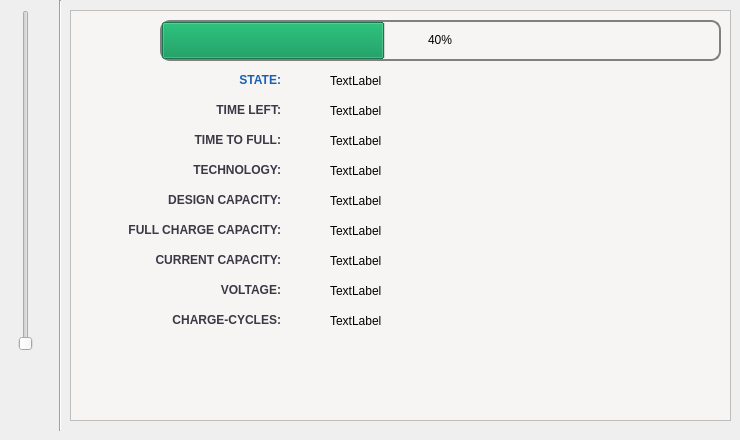
   <widget class="QWidget" name="Details">
    <attribute name="title">
     <string>Details</string>
    </attribute>
    <widget class="Line" name="line">
     <property name="geometry">
      <rect>
       <x>50</x>
       <y>0</y>
       <width>20</width>
       <height>431</height>
      </rect>
     </property>
     <property name="orientation">
      <enum>Qt::Vertical</enum>
     </property>
    </widget>
    <widget class="QSlider" name="brightness_slider">
     <property name="geometry">
      <rect>
       <x>10</x>
       <y>10</y>
       <width>31</width>
       <height>341</height>
      </rect>
     </property>
     <property name="styleSheet">
      <string notr="true"/>
     </property>
     <property name="orientation">
      <enum>Qt::Vertical</enum>
     </property>
    </widget>
    <widget class="QLabel" name="label_2">
     <property name="geometry">
      <rect>
       <x>0</x>
       <y>370</y>
       <width>51</width>
       <height>51</height>
      </rect>
     </property>
     <property name="text">
      <string/>
     </property>
     <property name="pixmap">
      <pixmap resource="Icon.qrc">:/newPrefix/PBL_Image&amp;Icon/external-brightness-settings.png</pixmap>
     </property>
     <property name="scaledContents">
      <bool>true</bool>
     </property>
    </widget>
    <widget class="QProgressBar" name="Percentage_bar">
     <property name="geometry">
      <rect>
       <x>160</x>
       <y>20</y>
       <width>561</width>
       <height>41</height>
      </rect>
     </property>
     <property name="palette">
      <palette>
       <active>
        <colorrole role="Button">
         <brush brushstyle="SolidPattern">
          <color alpha="255">
           <red>246</red>
           <green>245</green>
           <blue>244</blue>
          </color>
         </brush>
        </colorrole>
        <colorrole role="Base">
         <brush brushstyle="SolidPattern">
          <color alpha="255">
           <red>246</red>
           <green>245</green>
           <blue>244</blue>
          </color>
         </brush>
        </colorrole>
        <colorrole role="Window">
         <brush brushstyle="SolidPattern">
          <color alpha="255">
           <red>246</red>
           <green>245</green>
           <blue>244</blue>
          </color>
         </brush>
        </colorrole>
        <colorrole role="Highlight">
         <brush brushstyle="SolidPattern">
          <color alpha="255">
           <red>38</red>
           <green>162</green>
           <blue>105</blue>
          </color>
         </brush>
        </colorrole>
        <colorrole role="AlternateBase">
         <brush brushstyle="SolidPattern">
          <color alpha="255">
           <red>222</red>
           <green>221</green>
           <blue>218</blue>
          </color>
         </brush>
        </colorrole>
       </active>
       <inactive>
        <colorrole role="Button">
         <brush brushstyle="SolidPattern">
          <color alpha="255">
           <red>246</red>
           <green>245</green>
           <blue>244</blue>
          </color>
         </brush>
        </colorrole>
        <colorrole role="Base">
         <brush brushstyle="SolidPattern">
          <color alpha="255">
           <red>246</red>
           <green>245</green>
           <blue>244</blue>
          </color>
         </brush>
        </colorrole>
        <colorrole role="Window">
         <brush brushstyle="SolidPattern">
          <color alpha="255">
           <red>246</red>
           <green>245</green>
           <blue>244</blue>
          </color>
         </brush>
        </colorrole>
        <colorrole role="Highlight">
         <brush brushstyle="SolidPattern">
          <color alpha="255">
           <red>38</red>
           <green>162</green>
           <blue>105</blue>
          </color>
         </brush>
        </colorrole>
        <colorrole role="AlternateBase">
         <brush brushstyle="SolidPattern">
          <color alpha="255">
           <red>222</red>
           <green>221</green>
           <blue>218</blue>
          </color>
         </brush>
        </colorrole>
       </inactive>
       <disabled>
        <colorrole role="Button">
         <brush brushstyle="SolidPattern">
          <color alpha="255">
           <red>246</red>
           <green>245</green>
           <blue>244</blue>
          </color>
         </brush>
        </colorrole>
        <colorrole role="Base">
         <brush brushstyle="SolidPattern">
          <color alpha="255">
           <red>246</red>
           <green>245</green>
           <blue>244</blue>
          </color>
         </brush>
        </colorrole>
        <colorrole role="Window">
         <brush brushstyle="SolidPattern">
          <color alpha="255">
           <red>246</red>
           <green>245</green>
           <blue>244</blue>
          </color>
         </brush>
        </colorrole>
        <colorrole role="Highlight">
         <brush brushstyle="SolidPattern">
          <color alpha="255">
           <red>145</red>
           <green>145</green>
           <blue>145</blue>
          </color>
         </brush>
        </colorrole>
        <colorrole role="AlternateBase">
         <brush brushstyle="SolidPattern">
          <color alpha="255">
           <red>222</red>
           <green>221</green>
           <blue>218</blue>
          </color>
         </brush>
        </colorrole>
       </disabled>
      </palette>
     </property>
     <property name="contextMenuPolicy">
      <enum>Qt::DefaultContextMenu</enum>
     </property>
     <property name="styleSheet">
      <string notr="true">background-color: rgb(255, 255, 255);
background-color: rgb(246, 245, 244);
text-align: center;
border: 2px solid grey;
border-radius: 10px;</string>
     </property>
     <property name="value">
      <number>40</number>
     </property>
     <property name="textVisible">
      <bool>true</bool>
     </property>
     <property name="orientation">
      <enum>Qt::Horizontal</enum>
     </property>
    </widget>
    <widget class="QLabel" name="state">
     <property name="geometry">
      <rect>
       <x>120</x>
       <y>70</y>
       <width>161</width>
       <height>21</height>
      </rect>
     </property>
     <property name="styleSheet">
      <string notr="true">background-color: rgb(255, 255, 255);
background-color: rgb(246, 245, 244);</string>
     </property>
     <property name="text">
      <string>&lt;html&gt;&lt;head/&gt;&lt;body&gt;&lt;p align=&quot;right&quot;&gt;&lt;span style=&quot; font-weight:600; color:#1a5fb4;&quot;&gt;STATE:&lt;/span&gt;&lt;/p&gt;&lt;/body&gt;&lt;/html&gt;</string>
     </property>
    </widget>
    <widget class="QLabel" name="txt_state">
     <property name="geometry">
      <rect>
       <x>330</x>
       <y>70</y>
       <width>141</width>
       <height>21</height>
      </rect>
     </property>
     <property name="styleSheet">
      <string notr="true">background-color: rgb(255, 255, 255);
background-color: rgb(246, 245, 244);</string>
     </property>
     <property name="frameShape">
      <enum>QFrame::NoFrame</enum>
     </property>
     <property name="frameShadow">
      <enum>QFrame::Plain</enum>
     </property>
     <property name="text">
      <string>TextLabel</string>
     </property>
    </widget>
    <widget class="QLabel" name="time_left">
     <property name="geometry">
      <rect>
       <x>130</x>
       <y>100</y>
       <width>151</width>
       <height>21</height>
      </rect>
     </property>
     <property name="styleSheet">
      <string notr="true">background-color: rgb(255, 255, 255);
background-color: rgb(246, 245, 244);</string>
     </property>
     <property name="text">
      <string>&lt;html&gt;&lt;head/&gt;&lt;body&gt;&lt;p align=&quot;right&quot;&gt;&lt;span style=&quot; font-weight:600; color:#3d3846;&quot;&gt;TIME LEFT:&lt;/span&gt;&lt;/p&gt;&lt;/body&gt;&lt;/html&gt;</string>
     </property>
    </widget>
    <widget class="QLabel" name="txt_time_left">
     <property name="geometry">
      <rect>
       <x>330</x>
       <y>100</y>
       <width>141</width>
       <height>21</height>
      </rect>
     </property>
     <property name="styleSheet">
      <string notr="true">background-color: rgb(255, 255, 255);
background-color: rgb(246, 245, 244);</string>
     </property>
     <property name="text">
      <string>TextLabel</string>
     </property>
    </widget>
    <widget class="QLabel" name="time_left_2">
     <property name="geometry">
      <rect>
       <x>170</x>
       <y>130</y>
       <width>111</width>
       <height>21</height>
      </rect>
     </property>
     <property name="styleSheet">
      <string notr="true">background-color: rgb(255, 255, 255);
background-color: rgb(246, 245, 244);</string>
     </property>
     <property name="text">
      <string>&lt;html&gt;&lt;head/&gt;&lt;body&gt;&lt;p align=&quot;right&quot;&gt;&lt;span style=&quot; font-weight:600; color:#3d3846;&quot;&gt;TIME TO FULL:&lt;/span&gt;&lt;/p&gt;&lt;/body&gt;&lt;/html&gt;</string>
     </property>
    </widget>
    <widget class="QLabel" name="txt_tim_to_full">
     <property name="geometry">
      <rect>
       <x>330</x>
       <y>130</y>
       <width>141</width>
       <height>21</height>
      </rect>
     </property>
     <property name="styleSheet">
      <string notr="true">background-color: rgb(255, 255, 255);
background-color: rgb(246, 245, 244);</string>
     </property>
     <property name="text">
      <string>TextLabel</string>
     </property>
    </widget>
    <widget class="QLabel" name="state_2">
     <property name="geometry">
      <rect>
       <x>170</x>
       <y>160</y>
       <width>111</width>
       <height>21</height>
      </rect>
     </property>
     <property name="styleSheet">
      <string notr="true">background-color: rgb(255, 255, 255);
background-color: rgb(246, 245, 244);</string>
     </property>
     <property name="text">
      <string>&lt;html&gt;&lt;head/&gt;&lt;body&gt;&lt;p align=&quot;right&quot;&gt;&lt;span style=&quot; font-weight:600; color:#3d3846;&quot;&gt;TECHNOLOGY:&lt;/span&gt;&lt;/p&gt;&lt;/body&gt;&lt;/html&gt;</string>
     </property>
    </widget>
    <widget class="QLabel" name="txt_technology">
     <property name="geometry">
      <rect>
       <x>330</x>
       <y>160</y>
       <width>141</width>
       <height>21</height>
      </rect>
     </property>
     <property name="styleSheet">
      <string notr="true">background-color: rgb(255, 255, 255);
background-color: rgb(246, 245, 244);</string>
     </property>
     <property name="text">
      <string>TextLabel</string>
     </property>
    </widget>
    <widget class="QLabel" name="state_3">
     <property name="geometry">
      <rect>
       <x>110</x>
       <y>190</y>
       <width>171</width>
       <height>21</height>
      </rect>
     </property>
     <property name="styleSheet">
      <string notr="true">background-color: rgb(255, 255, 255);
background-color: rgb(246, 245, 244);</string>
     </property>
     <property name="text">
      <string>&lt;html&gt;&lt;head/&gt;&lt;body&gt;&lt;p align=&quot;right&quot;&gt;&lt;span style=&quot; font-weight:600; color:#3d3846;&quot;&gt;DESIGN CAPACITY:&lt;/span&gt;&lt;/p&gt;&lt;/body&gt;&lt;/html&gt;</string>
     </property>
    </widget>
    <widget class="QLabel" name="txt_design_capacity">
     <property name="geometry">
      <rect>
       <x>330</x>
       <y>190</y>
       <width>141</width>
       <height>21</height>
      </rect>
     </property>
     <property name="styleSheet">
      <string notr="true">background-color: rgb(255, 255, 255);
background-color: rgb(246, 245, 244);</string>
     </property>
     <property name="text">
      <string>TextLabel</string>
     </property>
    </widget>
    <widget class="QLabel" name="state_4">
     <property name="geometry">
      <rect>
       <x>80</x>
       <y>220</y>
       <width>201</width>
       <height>21</height>
      </rect>
     </property>
     <property name="styleSheet">
      <string notr="true">background-color: rgb(255, 255, 255);
background-color: rgb(246, 245, 244);</string>
     </property>
     <property name="text">
      <string>&lt;html&gt;&lt;head/&gt;&lt;body&gt;&lt;p align=&quot;right&quot;&gt;&lt;span style=&quot; font-weight:600; color:#3d3846;&quot;&gt;FULL CHARGE CAPACITY:&lt;/span&gt;&lt;/p&gt;&lt;/body&gt;&lt;/html&gt;</string>
     </property>
    </widget>
    <widget class="QLabel" name="txt_full_charge_capacity">
     <property name="geometry">
      <rect>
       <x>330</x>
       <y>220</y>
       <width>141</width>
       <height>21</height>
      </rect>
     </property>
     <property name="styleSheet">
      <string notr="true">background-color: rgb(255, 255, 255);
background-color: rgb(246, 245, 244);</string>
     </property>
     <property name="text">
      <string>TextLabel</string>
     </property>
    </widget>
    <widget class="QLabel" name="state_5">
     <property name="geometry">
      <rect>
       <x>90</x>
       <y>250</y>
       <width>191</width>
       <height>21</height>
      </rect>
     </property>
     <property name="styleSheet">
      <string notr="true">background-color: rgb(255, 255, 255);
background-color: rgb(246, 245, 244);</string>
     </property>
     <property name="text">
      <string>&lt;html&gt;&lt;head/&gt;&lt;body&gt;&lt;p align=&quot;right&quot;&gt;&lt;span style=&quot; font-weight:600; color:#3d3846;&quot;&gt;CURRENT CAPACITY:&lt;/span&gt;&lt;/p&gt;&lt;/body&gt;&lt;/html&gt;</string>
     </property>
    </widget>
    <widget class="QLabel" name="txt_current_capacity">
     <property name="geometry">
      <rect>
       <x>330</x>
       <y>250</y>
       <width>141</width>
       <height>21</height>
      </rect>
     </property>
     <property name="styleSheet">
      <string notr="true">background-color: rgb(255, 255, 255);
background-color: rgb(246, 245, 244);</string>
     </property>
     <property name="text">
      <string>TextLabel</string>
     </property>
    </widget>
    <widget class="QLabel" name="gif_charging">
     <property name="geometry">
      <rect>
       <x>110</x>
       <y>20</y>
       <width>41</width>
       <height>41</height>
      </rect>
     </property>
     <property name="styleSheet">
      <string notr="true">background-color: rgb(255, 255, 255);
background-color: rgb(246, 245, 244);</string>
     </property>
     <property name="text">
      <string>_</string>
     </property>
     <property name="scaledContents">
      <bool>true</bool>
     </property>
    </widget>
    <widget class="QLabel" name="icon_battery">
     <property name="geometry">
      <rect>
       <x>110</x>
       <y>20</y>
       <width>41</width>
       <height>41</height>
      </rect>
     </property>
     <property name="styleSheet">
      <string notr="true">background-color: rgb(255, 255, 255);
background-color: rgb(246, 245, 244);</string>
     </property>
     <property name="text">
      <string/>
     </property>
     <property name="pixmap">
      <pixmap resource="Icon.qrc">:/newPrefix/PBL_Image&amp;Icon/icons8-full-battery-48.png</pixmap>
     </property>
     <property name="scaledContents">
      <bool>true</bool>
     </property>
    </widget>
    <widget class="QListView" name="listView_2">
     <property name="geometry">
      <rect>
       <x>70</x>
       <y>10</y>
       <width>661</width>
       <height>411</height>
      </rect>
     </property>
     <property name="styleSheet">
      <string notr="true">background-color: rgb(255, 255, 255);
background-color: rgb(246, 245, 244);</string>
     </property>
    </widget>
    <widget class="QLabel" name="state_6">
     <property name="geometry">
      <rect>
       <x>90</x>
       <y>280</y>
       <width>191</width>
       <height>21</height>
      </rect>
     </property>
     <property name="styleSheet">
      <string notr="true">background-color: rgb(255, 255, 255);
background-color: rgb(246, 245, 244);</string>
     </property>
     <property name="text">
      <string>&lt;html&gt;&lt;head/&gt;&lt;body&gt;&lt;p align=&quot;right&quot;&gt;&lt;span style=&quot; font-weight:600; color:#3d3846;&quot;&gt;VOLTAGE:&lt;/span&gt;&lt;/p&gt;&lt;/body&gt;&lt;/html&gt;</string>
     </property>
    </widget>
    <widget class="QLabel" name="txt_voltage">
     <property name="geometry">
      <rect>
       <x>330</x>
       <y>280</y>
       <width>141</width>
       <height>21</height>
      </rect>
     </property>
     <property name="styleSheet">
      <string notr="true">background-color: rgb(255, 255, 255);
background-color: rgb(246, 245, 244);</string>
     </property>
     <property name="text">
      <string>TextLabel</string>
     </property>
    </widget>
    <widget class="QLabel" name="state_7">
     <property name="geometry">
      <rect>
       <x>90</x>
       <y>310</y>
       <width>191</width>
       <height>21</height>
      </rect>
     </property>
     <property name="styleSheet">
      <string notr="true">background-color: rgb(255, 255, 255);
background-color: rgb(246, 245, 244);</string>
     </property>
     <property name="text">
      <string>&lt;html&gt;&lt;head/&gt;&lt;body&gt;&lt;p align=&quot;right&quot;&gt;&lt;span style=&quot; font-weight:600; color:#3d3846;&quot;&gt;CHARGE-CYCLES:&lt;/span&gt;&lt;/p&gt;&lt;/body&gt;&lt;/html&gt;</string>
     </property>
    </widget>
    <widget class="QLabel" name="txt_charge_cycles">
     <property name="geometry">
      <rect>
       <x>330</x>
       <y>310</y>
       <width>141</width>
       <height>21</height>
      </rect>
     </property>
     <property name="styleSheet">
      <string notr="true">background-color: rgb(255, 255, 255);
background-color: rgb(246, 245, 244);</string>
     </property>
     <property name="text">
      <string>TextLabel</string>
     </property>
    </widget>
    <widget class="QLabel" name="icon_lightning">
     <property name="geometry">
      <rect>
       <x>100</x>
       <y>30</y>
       <width>21</width>
       <height>21</height>
      </rect>
     </property>
     <property name="styleSheet">
      <string notr="true">background-color: rgb(255, 255, 255);
background-color: rgb(246, 245, 244);</string>
     </property>
     <property name="text">
      <string/>
     </property>
     <property name="pixmap">
      <pixmap resource="Icon.qrc">:/newPrefix/PBL_Image&amp;Icon/icons8-lightning-67.png</pixmap>
     </property>
     <property name="scaledContents">
      <bool>true</bool>
     </property>
     <property name="alignment">
      <set>Qt::AlignRight|Qt::AlignTrailing|Qt::AlignVCenter</set>
     </property>
    </widget>
    <zorder>listView_2</zorder>
    <zorder>line</zorder>
    <zorder>brightness_slider</zorder>
    <zorder>label_2</zorder>
    <zorder>Percentage_bar</zorder>
    <zorder>state</zorder>
    <zorder>txt_state</zorder>
    <zorder>time_left</zorder>
    <zorder>txt_time_left</zorder>
    <zorder>time_left_2</zorder>
    <zorder>txt_tim_to_full</zorder>
    <zorder>state_2</zorder>
    <zorder>txt_technology</zorder>
    <zorder>state_3</zorder>
    <zorder>txt_design_capacity</zorder>
    <zorder>state_4</zorder>
    <zorder>txt_full_charge_capacity</zorder>
    <zorder>state_5</zorder>
    <zorder>txt_current_capacity</zorder>
    <zorder>gif_charging</zorder>
    <zorder>icon_battery</zorder>
    <zorder>state_6</zorder>
    <zorder>txt_voltage</zorder>
    <zorder>state_7</zorder>
    <zorder>txt_charge_cycles</zorder>
    <zorder>icon_lightning</zorder>
   </widget>
